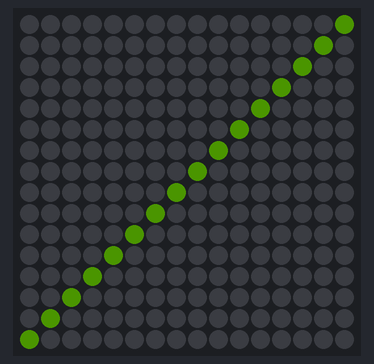
A sketch run on a simulated Arduino Uno, built with avr-gcc and run on an emulated ATmega328P. On the bench: 16×16 RGB LED matrix (first LED top left, wired row by row). Dim RGB values are drawn brighter than linear.

Above: at 0.1 s.

The sketch:

ParcurgereMatrice.ino
```cpp
#include <Adafruit_NeoPixel.h>

#define LED_PIN   8
#define NUM_LEDS  256        // 16 × 16 matrix
int n=16, m=16;
Adafruit_NeoPixel strip(NUM_LEDS, LED_PIN, NEO_GRB + NEO_KHZ800);

// Matrix size
const uint8_t WIDTH  = 16;
const uint8_t HEIGHT = 16;
enum {
  BG = 0,
  ROS = 1,
  MOV = 2,
  GALBN = 3,
  ALBSTR = 4
};

uint32_t palette[] = {
  strip.Color(0,0,0),      // BG
  strip.Color(3,0,0),  // OUT
  strip.Color(3,0,2),      // EYE
  strip.Color(2,1,0),     // MOUTH
  strip.Color(0,0,3)     // MOUTH
};

void drawMatrix(const uint8_t image[16][16], const uint32_t palette[]) {
  for (uint8_t y = 0; y < 16; y++) {
    for (uint8_t x = 0; x < 16; x++) {
      uint8_t palIndex = image[y][x];
      uint32_t col = palette[palIndex];
      strip.setPixelColor(xyToIndex(x,y), col);
    }
  }
  strip.show();
}


 uint8_t smiley[16][16] = { {1,1,1,1,1,1,1,1,1,1,1,1,1,1,1,1}, {0,0,0,0,0,2,2,2,2,2,0,0,0,0,0,0}, {0,0,0,0,0,2,0,0,0,2,0,0,0,0,0,0}, {0,0,0,0,0,2,2,2,2,2,0,0,0,0,0,0}, {0,1,0,0,0,0,0,0,0,2,0,0,0,1,1,0}, {0,1,1,1,0,0,0,0,0,2,1,1,1,1,1,0}, {0,1,1,1,1,2,2,2,2,2,1,1,1,1,1,1}, {1,1,1,1,1,3,3,3,3,3,3,3,4,4,4,4}, {1,1,1,1,1,3,3,3,3,3,3,3,4,4,4,4}, {1,1,1,1,1,3,3,3,3,3,3,3,4,4,4,4}, {1,1,1,1,1,3,3,3,3,3,3,3,4,4,4,4}, {1,1,1,1,1,3,3,3,3,3,3,3,4,4,4,4}, {1,1,1,1,1,3,3,3,3,3,3,3,4,4,4,4}, {1,1,1,1,1,3,3,3,3,3,3,3,4,4,4,4}, {1,1,1,1,1,3,3,3,3,3,3,3,4,4,4,4}, {1,1,1,1,1,3,3,3,3,3,3,3,4,4,4,4}, };

// Helper: convert (x, y) to LED index for serpentine wiring
// Row 0: left -> right
// Row 1: right -> left
// Row 2: left -> right
// etc.
uint16_t xyToIndex(uint8_t x, uint8_t y) {
   y = HEIGHT - 1 - y; // invert vertically
// then use mappedY instead of y in the function

  if (y % 2 == 0) {
    // even row: wired left → right
    return y * WIDTH + x;
  } else {
    // odd row: wired right → left, so we flip x
    return y * WIDTH + (WIDTH - 1 - x);
  }
}

// Convert a number 0–63 into an RGB color.
// Each channel has only 4 intensities: 0, 85, 170, 255.
uint32_t colorFromIndex(uint8_t n) {
  // Clamp just in case
  if (n > 63) n = 63;

  // Extract base-4 RGB components:
  uint8_t r4 = (n / 16) % 4;   // 0..3
  uint8_t g4 = (n / 4)  % 4;   // 0..3
  uint8_t b4 =  n       % 4;   // 0..3

  // Map 0..3 → 0..255
  uint8_t r = r4 * 85;   // 0,85,170,255
  uint8_t g = g4 * 85;
  uint8_t b = b4 * 85;

  return strip.Color(r4, g4, b4);
}


// ---- Static pattern: walk through all pixels ----
void showStaticPattern(uint32_t red) {


      for (uint8_t g = 0; g < WIDTH; g++){
  for (uint8_t y = 0; y < HEIGHT; y++) {
    for (uint8_t x = 0; x < WIDTH; x++) {
        if (x==g || y == g || y == WIDTH-g || x == WIDTH-g){
      uint16_t i = xyToIndex(x, y);
      strip.setPixelColor(i, colorFromIndex(g));
      strip.show();        // keep this here if you want to "draw" pixel by pixel
      delay(10);
      }
      // if(x == 0 || y == 0 || x == HEIGHT-1 || y == HEIGHT-1){
      // uint16_t i = xyToIndex(x, y);
      // strip.setPixelColor(i, red);
      // strip.show();        // keep this here if you want to "draw" pixel by pixel
      // delay(50);
      // }
      // else if(x==y || x+y==WIDTH-1){
      // uint16_t i = xyToIndex(x, y);
      // strip.setPixelColor(i, red);
      // strip.show();        // keep this here if you want to "draw" pixel by pixel
      // delay(50);
      // }
      // else if( x > y && x+y > WIDTH-1) {
      // uint16_t i = xyToIndex(x, y);
      // strip.setPixelColor(i, strip.Color(0,2,0));
      // strip.show();        // keep this here if you want to "draw" pixel by pixel
      // delay(50);
      // }
      //  else if( x < y && x+y < WIDTH-1) {
      // uint16_t i = xyToIndex(x, y);
      // strip.setPixelColor(i, strip.Color(0,0,3));
      // strip.show();        // keep this here if you want to "draw" pixel by pixel
      // delay(50);
      // }
      // else if( x < y && x+y > WIDTH-1) {
      // uint16_t i = xyToIndex(x, y);
      // strip.setPixelColor(i, strip.Color(2,0,1));
      // strip.show();        // keep this here if you want to "draw" pixel by pixel
      // delay(50);
      // }
      // else {
      // uint16_t i = xyToIndex(x, y);
      // strip.setPixelColor(i, strip.Color(2,1,0));
      // strip.show();        // keep this here if you want to "draw" pixel by pixel
      // delay(50);
      // }
      }
    }
  }

  // If you don't care about the drawing effect, you can move strip.show()
  // outside the loops and remove the delay for instant fill:
  // strip.show();
}

void showMatrix(uint32_t red) {


  for (uint8_t y = 0; y < HEIGHT; y++) {
    for (uint8_t x = 0; x < WIDTH; x++) {

      uint16_t i = xyToIndex(x, y);
      strip.setPixelColor(i, red);
      strip.show();        // keep this here if you want to "draw" pixel by pixel
      delay(10);

    }
  }

  // If you don't care about the drawing effect, you can move strip.show()
  // outside the loops and remove the delay for instant fill:
  // strip.show();
}

void setup() {
  strip.begin();
  strip.show(); // clear

  //showStaticPattern(strip.Color(3, 0, 0));
}

void loop() {

  for (int i=0;i<WIDTH;i++)
  for (int j=0;j<HEIGHT;j++)
  if(i==j)
  strip.setPixelColor( xyToIndex(i, j), strip.Color(10, 20, 0));


  strip.show();
  delay(2000);

  for(int i = 0; i < HEIGHT; i++)
  for (int j = 0; j < WIDTH; j++)
     strip.setPixelColor(i*16+j, strip.Color(0, 0, 0));
     strip.show();
  delay(500);


}
```
